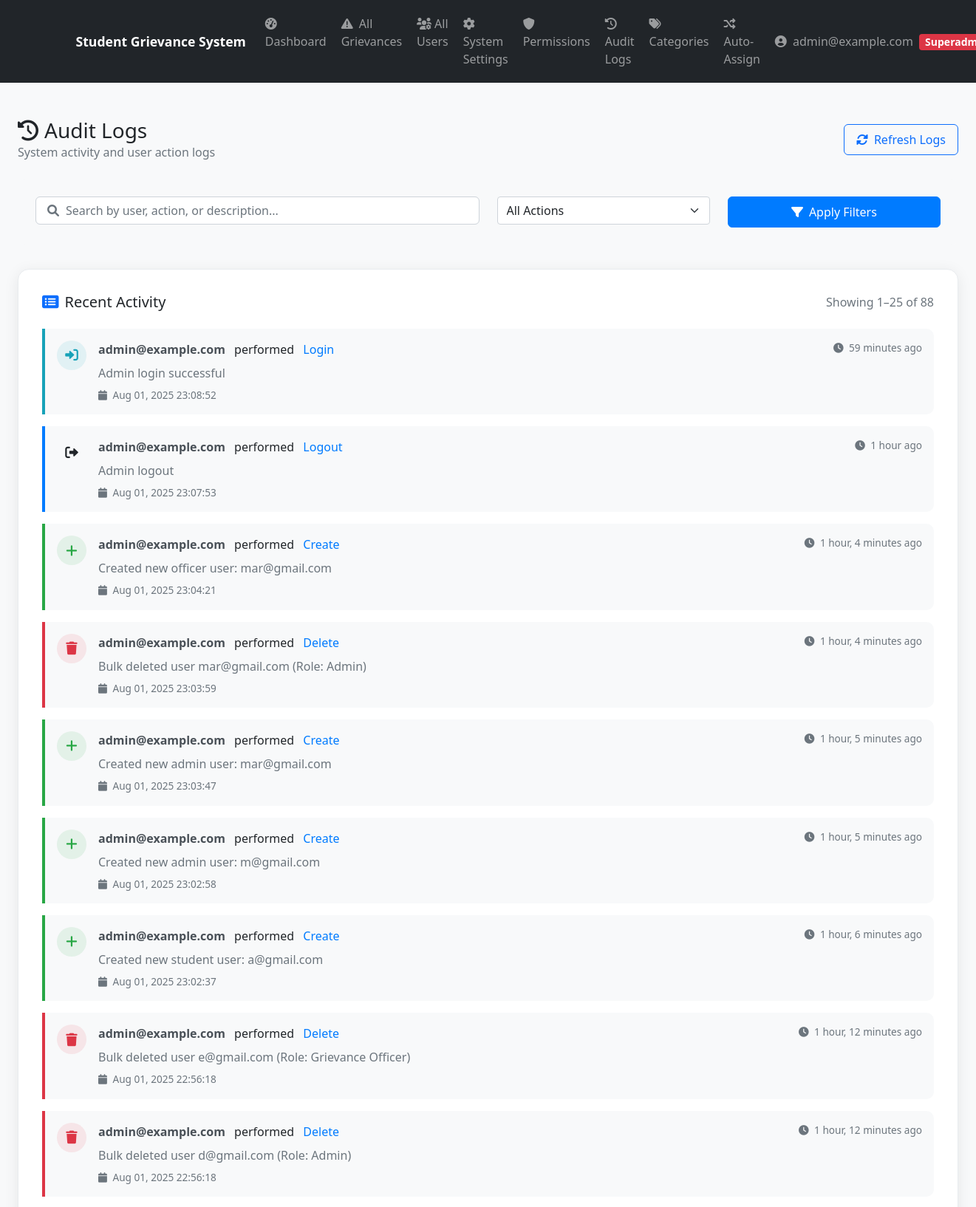
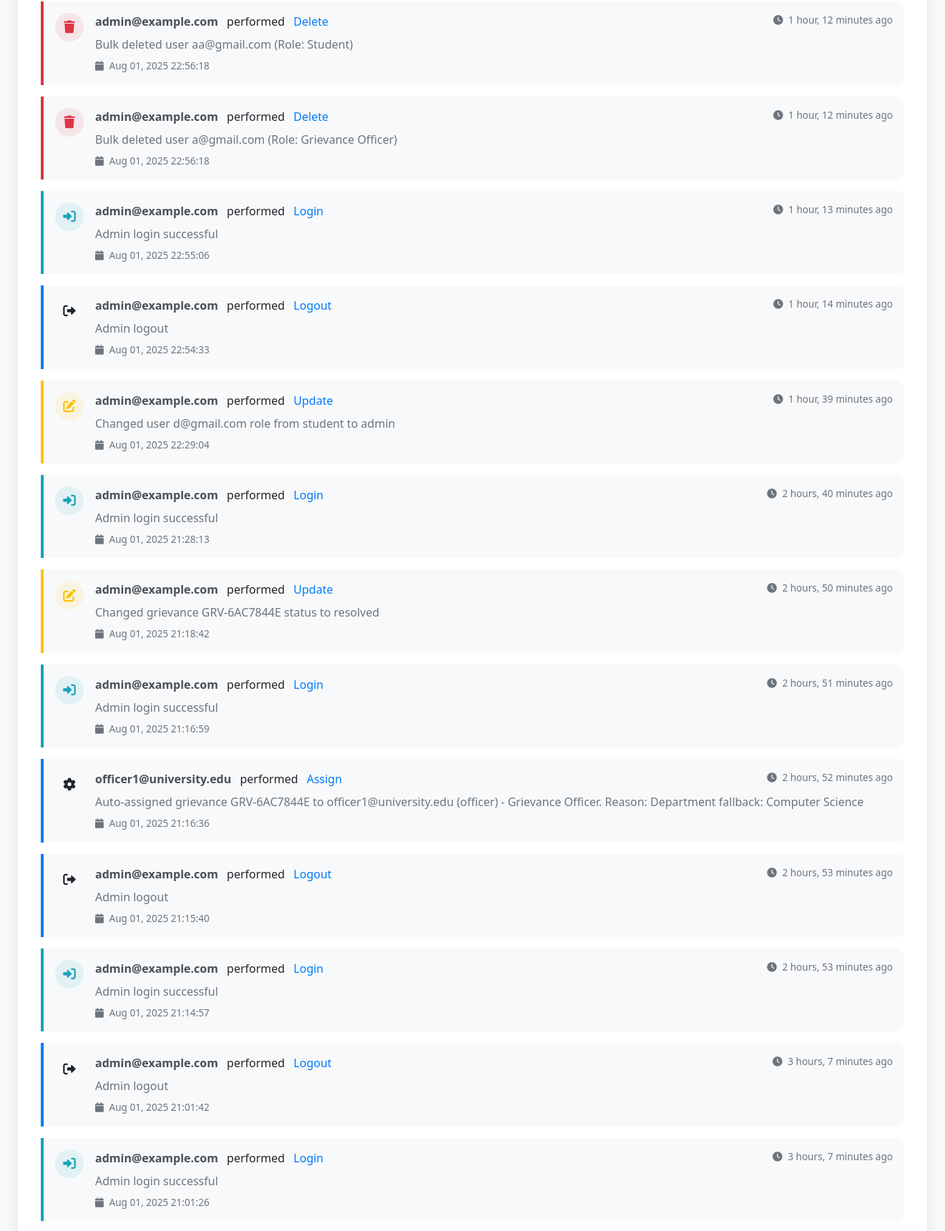
Page /api/admin-panel/audit-logs/ (signed in, upper part) on the committed database (2 pictures, top to bottom).
### apps/authentication/models.py (models this page shows, shortened)
class User(AbstractBaseUser, PermissionsMixin):
    ROLE_CHOICES = [
        ('student', 'Student'),
        ('admin', 'Admin'),
        ('superadmin', 'Super Admin'),
        ('officer', 'Grievance Officer'),
    ]
    email = models.EmailField(unique=True)  # STRING - Unique email address
    role = models.CharField(max_length=20, choices=ROLE_CHOICES, default='student')  # STRING - User role (e.g., 'student')
    created_at = models.DateTimeField(auto_now_add=True)  # DATETIME - Timestamp of registration
    is_active = models.BooleanField(default=True)
    is_staff = models.BooleanField(default=False)
    is_email_verified = models.BooleanField(default=False)
    objects = UserManager()
    USERNAME_FIELD = 'email'
    REQUIRED_FIELDS = []
    def get_display_name(self):
        if hasattr(self, 'student_profile') and self.student_profile.name:
            return self.student_profile.name
        return self.email
    @property
    def is_student(self):
        return self.role == 'student'
    @property
    def is_admin(self):
        return self.role in ['admin', 'superadmin', 'officer']
    @property
    def is_superadmin(self):
        return self.role == 'superadmin'

### apps/grievances/models.py (models this page shows, shortened)
class AuditLog(models.Model):
    ACTION_TYPES = [
        ('create', 'Create'),
        ('update', 'Update'),
        ('delete', 'Delete'),
        ('assign', 'Assign'),
        ('status_change', 'Status Change'),
        ('comment', 'Comment'),
        ('login', 'Login'),
        ('logout', 'Logout'),
    ]
    id = models.UUIDField(primary_key=True, default=uuid.uuid4, editable=False)
    user = models.ForeignKey(settings.AUTH_USER_MODEL, on_delete=models.SET_NULL, null=True, blank=True)
    action = models.CharField(max_length=20, choices=ACTION_TYPES)
    target_model = models.CharField(max_length=50)  # Model name
    target_id = models.CharField(max_length=100)  # ID of affected object
    description = models.TextField()
    ip_address = models.GenericIPAddressField(null=True, blank=True)
    user_agent = models.TextField(blank=True, null=True)
    timestamp = models.DateTimeField(auto_now_add=True)
    class Meta:
        ordering = ['-timestamp']

### apps/admin_panel/views.py (the view, shortened to what this page needs)
# urls.py: path('audit-logs/', views.audit_logs_view, name='audit_logs'),
@login_required
def audit_logs_view(request):
    if not can_view_audit_logs(request.user):
        messages.error(request, 'Access denied - Superadmin privileges required for audit logs')
        return redirect('admin_panel:dashboard')
    logs = AuditLog.objects.select_related('user').order_by('-timestamp')
    action_filter = request.GET.get('action')
    user_filter = request.GET.get('user')
    date_from = request.GET.get('date_from')
    date_to = request.GET.get('date_to')
    search_query = request.GET.get('search', '').strip()
    if action_filter:
        logs = logs.filter(action=action_filter)
    if user_filter:
        logs = logs.filter(user__email__icontains=user_filter)
    if search_query:
        logs = logs.filter(
            Q(description__icontains=search_query) |
            Q(target_model__icontains=search_query) |
            Q(user__email__icontains=search_query)
        )
    action_types = AuditLog.objects.values_list('action', flat=True).distinct().order_by('action')
    admin_users = AuditLog.objects.select_related('user').values(
        'user__email'
    ).distinct().order_by('user__email')[:20]
    paginator = Paginator(logs, 25)
    page_number = request.GET.get('page')
    audit_logs = paginator.get_page(page_number)
    total_logs = AuditLog.objects.count()
    today_logs = AuditLog.objects.filter(timestamp__date=timezone.now().date()).count()
    action_stats = AuditLog.objects.values('action').annotate(
        count=Count('action')
    ).order_by('-count')[:5]
    context = {
        'audit_logs': audit_logs,
        'action_types': action_types,
        'admin_users': admin_users,
        'total_logs': total_logs,
        'today_logs': today_logs,
        'action_stats': action_stats,
        'filters': {
            'action': action_filter,
            'user': user_filter,
            'date_from': date_from,
            'date_to': date_to,
            'search': search_query,
        }
    }
    return render(request, 'admin_panel/audit_logs.html', context)

### templates/admin_panel/audit_logs.html (shortened to what this page needs)
{% extends 'base.html' %}
{% load static %}
{% block content %}
<div class="container-fluid py-4">
    <div class="row mb-4">
        <div class="col-12">
            <div class="d-flex justify-content-between align-items-center">
                <div>
                    <h1 class="h3 mb-0 text-gray-800">
                        <i class="fas fa-history me-2"></i>Audit Logs
                    </h1>
                    <p class="text-muted mb-0">System activity and user action logs</p>
                </div>
                <div>
                    <button class="btn btn-outline-primary" onclick="location.reload()">
                        <i class="fas fa-sync-alt me-2"></i>Refresh Logs
                    </button>
                </div>
            </div>
        </div>
    </div>
    <div class="filter-section">
        <form method="GET" class="row g-3">
            <div class="col-md-6">
                <div class="search-box">
                    <i class="fas fa-search"></i>
                    <input type="text" class="form-control" name="search"
                           placeholder="Search by user, action, or description..."
                           value="{{ request.GET.search }}">
                </div>
            </div>
            <div class="col-md-3">
                <select class="form-select" name="action">
                    <option value="">All Actions</option>
                </select>
            </div>
            <div class="col-md-3">
                <button type="submit" class="btn btn-primary w-100">
                    <i class="fas fa-filter me-2"></i>Apply Filters
                </button>
            </div>
        </form>
    </div>
    <div class="row">
        <div class="col-12">
            <div class="audit-card">
                <div class="d-flex justify-content-between align-items-center mb-4">
                    <h5 class="card-title mb-0">
                        <i class="fas fa-list-alt me-2 text-primary"></i>Recent Activity
                    </h5>
                    {% if audit_logs %}
                    <div class="text-muted">
                        Showing {{ audit_logs.start_index }}–{{ audit_logs.end_index }} of {{ audit_logs.paginator.count }}
                    </div>
                    {% endif %}
                </div>
                {% if audit_logs %}
                <div class="audit-logs-container">
                    {% for log in audit_logs %}
                    <div class="audit-item {{ log.action|lower }}">
                        <div class="d-flex align-items-start">
                            <div class="action-icon {{ log.action|lower|default:'default' }}">
                                {% if log.action|lower == 'create' %}
                                    <i class="fas fa-plus"></i>
                                {% elif log.action|lower == 'update' %}
                                    <i class="fas fa-edit"></i>
                                {% elif log.action|lower == 'delete' %}
                                    <i class="fas fa-trash"></i>
                                {% elif log.action|lower == 'login' %}
                                    <i class="fas fa-sign-in-alt"></i>
                                {% elif log.action|lower == 'logout' %}
                                    <i class="fas fa-sign-out-alt"></i>
                                {% else %}
                                    <i class="fas fa-cog"></i>
                                {% endif %}
                            </div>
                            <div class="flex-grow-1">
                                <div class="d-flex justify-content-between align-items-start mb-2">
                                    <div>
                                        <span class="audit-user">{{ log.user.email|default:"System" }}</span>
                                        <span class="mx-2">performed</span>
                                        <span class="audit-action">{{ log.action|title }}</span>
                                    </div>
                                    <span class="audit-time">
                                        <i class="fas fa-clock me-1"></i>
                                        {{ log.timestamp|timesince }} ago
                                    </span>
                                </div>
                                {% if log.description %}
                                <div class="audit-description">
                                    {{ log.description }}
                                </div>
                                {% endif %}
                                <div class="audit-time mt-2">
                                    <i class="fas fa-calendar me-1"></i>
                                    {{ log.timestamp|date:"M d, Y H:i:s" }}
                                </div>
                            </div>
                        </div>
                    </div>
                    {% endfor %}
                </div>
                {% else %}
                <div class="text-center py-5">
                    <i class="fas fa-history fa-3x text-muted mb-3"></i>
                    <h6 class="text-muted">No audit logs available</h6>
                    <p class="text-muted small">System activities will appear here once they are recorded</p>
                </div>
                {% endif %}
            </div>
        </div>
    </div>
</div>
{% endblock %}

### templates/base.html (shortened to what this page needs)
{% load static %}
<!DOCTYPE html>
<html lang="en">
<head>
    <link href="https://cdn.jsdelivr.net/npm/bootstrap@5.1.3/dist/css/bootstrap.min.css" rel="stylesheet">
    <link rel="stylesheet" href="https://cdnjs.cloudflare.com/ajax/libs/font-awesome/6.0.0/css/all.min.css">
    <link rel="stylesheet" href="{% static 'css/style.css' %}">
</head>
<body>
    <nav class="navbar navbar-expand-lg navbar-dark bg-dark">
        <div class="container">
            {% if user.is_authenticated %}
                {% if user.is_admin %}
                    <a class="navbar-brand" href="{% url 'admin_panel:dashboard' %}">
                        <span class="d-none d-sm-inline">Student Grievance System</span>
                    </a>
                {% elif user.is_student %}
                    <a class="navbar-brand" href="{% url 'students:dashboard' %}">
                        <i class="fas fa-graduation-cap d-inline d-lg-none me-2"></i>
                        <span class="d-none d-sm-inline">Student Grievance System</span>
                        <span class="d-inline d-sm-none">SGS</span>
                    </a>
                {% else %}
                    <a class="navbar-brand" href="{% url 'authentication:login_view' %}">
                        <i class="fas fa-graduation-cap d-inline d-lg-none me-2"></i>
                        <span class="d-none d-sm-inline">Student Grievance System</span>
                        <span class="d-inline d-sm-none">SGS</span>
                    </a>
                {% endif %}
            {% else %}
                <a class="navbar-brand" href="{% url 'authentication:login_view' %}">
                    <i class="fas fa-graduation-cap d-inline d-lg-none me-2"></i>
                    <span class="d-none d-sm-inline">Student Grievance System</span>
                    <span class="d-inline d-sm-none">SGS</span>
                </a>
            {% endif %}
            {% if user.is_authenticated %}
            <div class="collapse navbar-collapse" id="navbarNav">
            <div class="navbar-nav me-auto">
                {% if user.is_admin or user.is_officer %}
                <a class="nav-link" href="{% url 'admin_panel:dashboard' %}">
                    <i class="fas fa-tachometer-alt me-1"></i>
                    <span class="d-lg-inline d-none">Dashboard</span>
                </a>
                <a class="nav-link" href="{% url 'admin_panel:grievance_list' %}">
                    <i class="fas fa-exclamation-triangle me-1"></i>
                    <span class="d-lg-inline d-none">
                        {% if user_role == 'superadmin' %}All {% elif user_role == 'admin' %}Department {% elif user_role == 'officer' %}My {% endif %}Grievances
                    </span>
                </a>
                {% if user_role == 'superadmin' %}
                    <a class="nav-link d-none d-lg-block" href="{% url 'admin_panel:user_management' %}">
                        <i class="fas fa-users-cog me-1"></i>All Users
                    </a>
                    <a class="nav-link d-none d-lg-block" href="{% url 'admin_panel:system_settings' %}">
                        <i class="fas fa-cog me-1"></i>System Settings
                    </a>
                    <a class="nav-link d-none d-lg-block" href="{% url 'admin_panel:role_permissions' %}">
                        <i class="fas fa-shield-alt me-1"></i>Permissions
                    </a>
                    <a class="nav-link d-none d-lg-block" href="{% url 'admin_panel:audit_logs' %}">
                        <i class="fas fa-history me-1"></i>Audit Logs
                    </a>
                    <a class="nav-link d-none d-lg-block" href="{% url 'admin_panel:category_management' %}">
                        <i class="fas fa-tags me-1"></i>Categories
                    </a>
                    <a class="nav-link d-none d-lg-block" href="{% url 'admin_panel:auto_assign_management' %}">
                        <i class="fas fa-random me-1"></i>Auto-Assign
                    </a>
                {% endif %}
                {% endif %}
            </div>
            <div class="navbar-nav ms-auto">
                <div class="nav-item dropdown">
                    <a class="nav-link dropdown-toggle" href="#" id="userDropdown" role="button" data-bs-toggle="dropdown" aria-expanded="false">
                        <i class="fas fa-user-circle me-1"></i>
                        <span class="d-none d-sm-inline">{{ user.get_display_name }}</span>
                        {% if user.is_superadmin %}
                            <span class="badge bg-danger ms-1">Superadmin</span>
                        {% elif user.role == 'officer' %}
                            <span class="badge bg-info ms-1">Grievance Officer</span>
                        {% elif user.is_student %}
                            <span class="badge bg-success ms-1">Student</span>
                        {% endif %}
                    </a>
                </div>
            </div>
            </div>
            {% endif %}
        </div>
    </nav>
    <main class="{% if request.resolver_match.app_name == 'admin_panel' %}container-fluid{% else %}container{% endif %} mt-4">
        {% block content %}
        {% endblock %}
    </main>
</body>
</html>

### rows in the picture
User: get_display_name "admin@example.com"
AuditLog: user.email "admin@example.com", action "Login", timestamp "59 minutes", description "Admin login successful", timestamp "Aug 01, 2025 23:08:52"
AuditLog: user.email "admin@example.com", action "Logout", timestamp "1 hour", description "Admin logout", timestamp "Aug 01, 2025 23:07:53"
AuditLog: user.email "admin@example.com", action "Create", timestamp "1 hour, 4 minutes", description "Created new officer user: mar@gmail.com", timestamp "Aug 01, 2025 23:04:21"
AuditLog: user.email "admin@example.com", action "Delete", timestamp "1 hour, 4 minutes", description "Bulk deleted user mar@gmail.com (Role: Admin)", timestamp "Aug 01, 2025 23:03:59"
AuditLog: user.email "admin@example.com", action "Create", timestamp "1 hour, 5 minutes", description "Created new admin user: mar@gmail.com", timestamp "Aug 01, 2025 23:03:47"
AuditLog: user.email "admin@example.com", action "Create", timestamp "1 hour, 5 minutes", description "Created new admin user: m@gmail.com", timestamp "Aug 01, 2025 23:02:58"
AuditLog: user.email "admin@example.com", action "Create", timestamp "1 hour, 6 minutes", description "Created new student user: a@gmail.com", timestamp "Aug 01, 2025 23:02:37"
AuditLog: user.email "admin@example.com", action "Delete", timestamp "1 hour, 12 minutes", description "Bulk deleted user e@gmail.com (Role: Grievance Officer)", timestamp "Aug 01, 2025 22:56:18"
AuditLog: user.email "admin@example.com", action "Delete", timestamp "1 hour, 12 minutes", description "Bulk deleted user d@gmail.com (Role: Admin)", timestamp "Aug 01, 2025 22:56:18"
AuditLog: user.email "admin@example.com", action "Delete", timestamp "1 hour, 12 minutes", description "Bulk deleted user aa@gmail.com (Role: Student)", timestamp "Aug 01, 2025 22:56:18"
AuditLog: user.email "admin@example.com", action "Delete", timestamp "1 hour, 12 minutes", description "Bulk deleted user a@gmail.com (Role: Grievance Officer)", timestamp "Aug 01, 2025 22:56:18"
AuditLog: user.email "admin@example.com", action "Login", timestamp "1 hour, 13 minutes", description "Admin login successful", timestamp "Aug 01, 2025 22:55:06"
AuditLog: user.email "admin@example.com", action "Logout", timestamp "1 hour, 14 minutes", description "Admin logout", timestamp "Aug 01, 2025 22:54:33"
AuditLog: user.email "admin@example.com", action "Update", timestamp "1 hour, 39 minutes", description "Changed user d@gmail.com role from student to admin", timestamp "Aug 01, 2025 22:29:04"
AuditLog: user.email "admin@example.com", action "Login", timestamp "2 hours, 40 minutes", description "Admin login successful", timestamp "Aug 01, 2025 21:28:13"
AuditLog: user.email "admin@example.com", action "Update", timestamp "2 hours, 50 minutes", description "Changed grievance GRV-6AC7844E status to resolved", timestamp "Aug 01, 2025 21:18:42"
AuditLog: user.email "admin@example.com", action "Login", timestamp "2 hours, 51 minutes", description "Admin login successful", timestamp "Aug 01, 2025 21:16:59"
AuditLog: user.email "officer1@university.edu", action "Assign", timestamp "2 hours, 52 minutes", description "Auto-assigned grievance GRV-6AC7844E to officer1@university.edu (officer) - Grievance Officer. Reason: Department fallback: Computer Science", timestamp "Aug 01, 2025 21:16:36"
AuditLog: user.email "admin@example.com", action "Logout", timestamp "2 hours, 53 minutes", description "Admin logout", timestamp "Aug 01, 2025 21:15:40"
AuditLog: user.email "admin@example.com", action "Login", timestamp "2 hours, 53 minutes", description "Admin login successful", timestamp "Aug 01, 2025 21:14:57"
AuditLog: user.email "admin@example.com", action "Logout", timestamp "3 hours, 7 minutes", description "Admin logout", timestamp "Aug 01, 2025 21:01:42"
AuditLog: user.email "admin@example.com", action "Login", timestamp "3 hours, 7 minutes", description "Admin login successful", timestamp "Aug 01, 2025 21:01:26"

### other values in the picture
{{ audit_logs.start_index }} "1"
{{ audit_logs.end_index }} "25"
{{ audit_logs.paginator.count }} "88"
